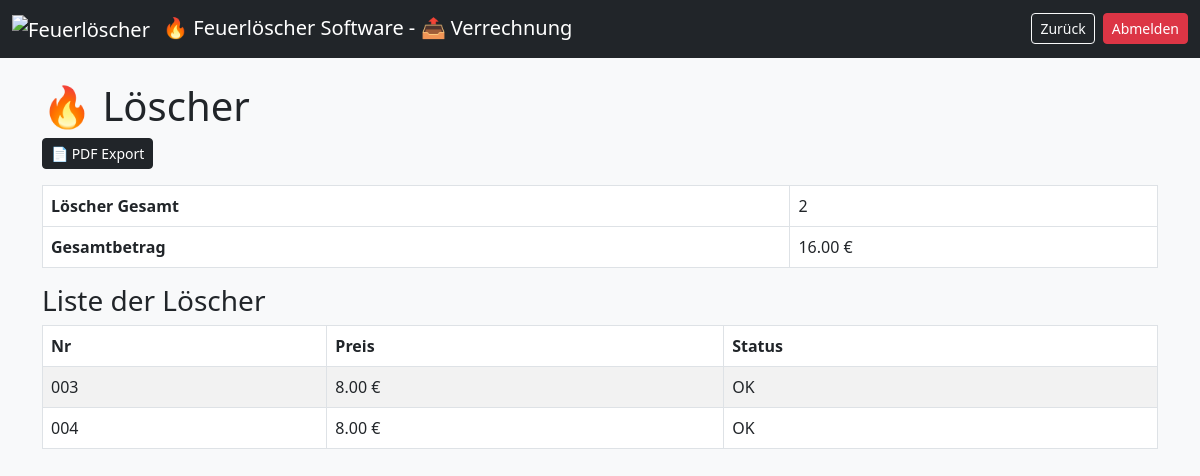
/verrechnung.php (signed in), run on an earlier commit of the app's database.
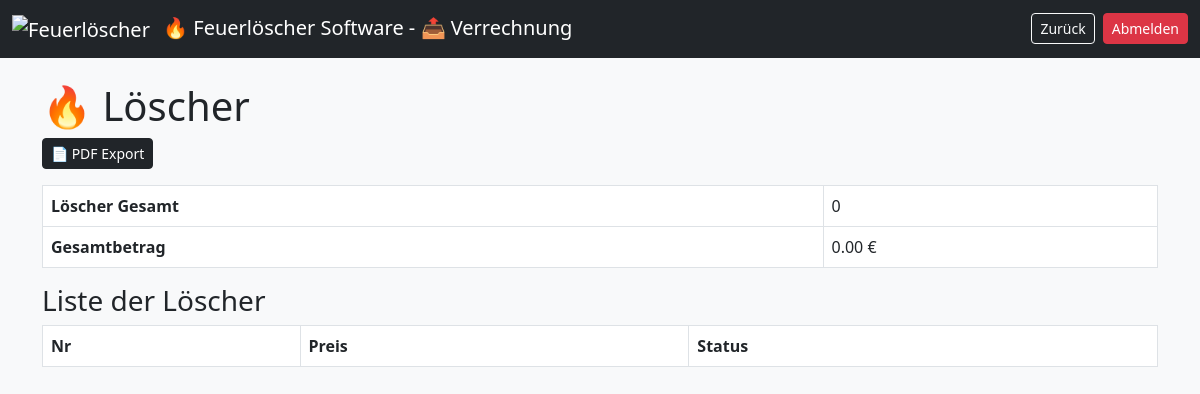
And on a later commit of the database.
### tables this page shows
CREATE TABLE loescher (
    id INTEGER PRIMARY KEY AUTOINCREMENT,
    nummer TEXT UNIQUE,
    name TEXT,
    zeitstempel TEXT,
    typ TEXT,
    preis REAL,
    loeschertyp TEXT,
    menge REAL,
    einheit TEXT,
    etikett_gedruckt INTEGER,
    abholschein_gedruckt INTEGER,
    bezahlt INTEGER,
    geprueft INTEGER,
    abgeholt INTEGER,
    defekt INTEGER,
    info TEXT,
    active INTEGER
);

### verrechnung.php (the view, shortened to what this page needs)
<?php
$db = getDB();
$result = $db->query("SELECT * FROM loescher WHERE active=1");
$allLoscher = [];
while ($row = $result->fetchArray(SQLITE3_ASSOC)) {
    $allLoscher[] = $row;
}
$stats = [
    'gesamt' => 0,
    'ok' => 0,
    'defekt' => 0,
    'nicht_geprueft' => 0
];
function getPreis($typ) {
    switch ($typ) {
        case 'Standard': return PREIS_RABATT;
    }
}
$gefilterteLoscher = [];
foreach ($allLoscher as $l) {
    if ($l['defekt']) {
        $status = 'defekt';
        $statusText = 'Defekt';
    } elseif (!$l['geprueft']) {
        $statusText = 'Nicht geprüft';
    } else {
        $statusText = 'OK';
    }
    $istVerrechenbar = (
        !$l['defekt'] &&
        $l['bezahlt'] &&
        $l['typ'] !== 'Gratis' &&
        $l['geprueft']
    );
    if (!$istVerrechenbar) {
        continue;
    }
    $vollpreis = getPreis($l['typ']);
    $stats['gesamt']++;
    $l['statusText'] = $statusText;
    $l['vollpreis'] = $vollpreis;
    $gefilterteLoscher[] = $l;
}
$gesamtGewinnFirma = $stats['gesamt'] * PREIS_RABATT;
?>
<!DOCTYPE html>
<html>
<head>
<link href="https://cdn.jsdelivr.net/npm/bootstrap@5.3.0/dist/css/bootstrap.min.css" rel="stylesheet" />
</head>
<body class="bg-light">
<nav class="navbar navbar-expand-lg navbar-dark bg-dark">
    <div class="container-fluid">
        <span class="navbar-brand">
            <img src="./images/Feuerlöscher.ico" alt="Feuerlöscher" width="24" height="24" class="me-2">
            &#128293; Feuerlöscher Software - &#128228; Verrechnung
        </span>
        <div class="d-flex gap-2">
            <a href="index.php" class="btn btn-outline-light btn-sm">
                Zurück
            </a>
            <a href="?logout=1" class="btn btn-danger btn-sm">
                Abmelden
            </a>
        </div>
    </div>
</nav>
<div class="container mt-4">
    <h1>&#128293; Löscher</h1>
    <div class="mb-3">
       <a href="verrechnung_export_pdf.php" target="_blank" rel="noopener noreferrer" class="btn btn-dark btn-sm">
            📄 PDF Export
        </a>
    </div>
    <table class="table table-bordered w-100">
        <tr><th>Löscher Gesamt</th><td><?= $stats['gesamt'] ?></td></tr>
        <tr><th>Gesamtbetrag</th><td><?= number_format($gesamtGewinnFirma,2) ?> €</td></tr>
    </table>
    <h3>Liste der Löscher</h3>
    <table class="table table-striped table-bordered">
        <thead>
            <tr>
                <th>Nr</th>
                <th>Preis</th>
                <th>Status</th>
            </tr>
        </thead>
        <tbody>
            <?php foreach ($gefilterteLoscher as $v): ?>
            <?php
                if ($v['defekt']) $class='status-defekt';
                elseif (!$v['geprueft']) $class='status-nicht_geprueft';
                else $class='status-ok';
            ?>
            <tr class="<?= $class ?>">
                <td><?= sprintf("%03d", $v['nummer']) ?></td>
                <td><?= number_format($v['vollpreis'],2) ?> €</td>
                <td><?= $v['statusText'] ?></td>
            </tr>
            <?php endforeach; ?>
        </tbody>
    </table>
</div>
</body>
</html>

What changed in the data, as far as the page shows it:
removed loescher: id "2", id "16.00"
removed loescher: nummer "003", vollpreis "8.00", statusText "OK"
removed loescher: nummer "004", vollpreis "8.00", statusText "OK"
Also different on the page:
$stats['gesamt']: (not shown) → "0"
$gesamtGewinnFirma: (not shown) → "0.00"
